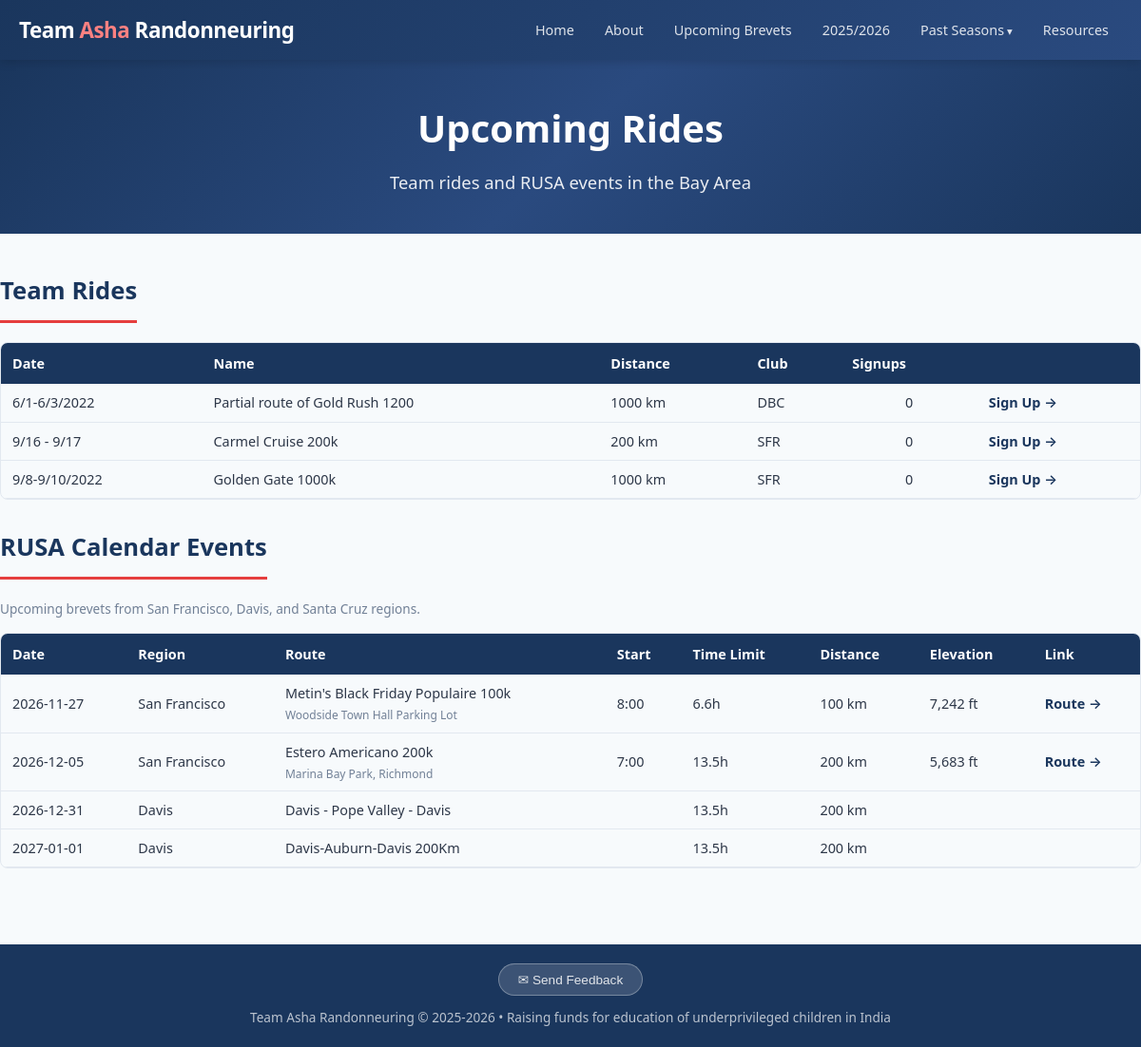
The page /upcoming on the database as committed earlier.
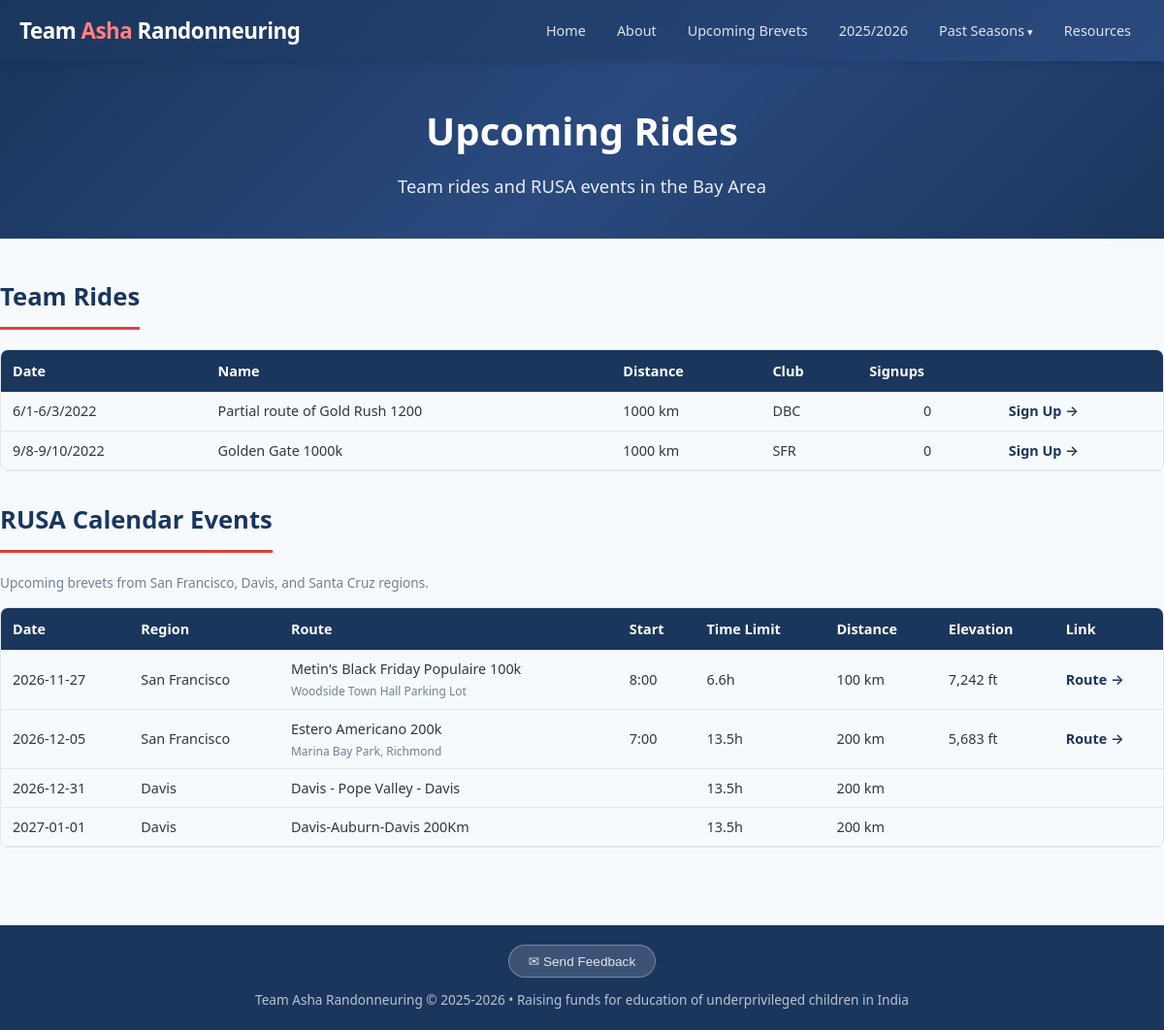
The same page on the database as committed later.
### tables this page shows
CREATE TABLE season (
        id INTEGER PRIMARY KEY AUTOINCREMENT,
        name TEXT UNIQUE NOT NULL,
        start_date DATE,
        end_date DATE,
        is_current BOOLEAN DEFAULT 0
    );

CREATE TABLE ride (
        id INTEGER PRIMARY KEY AUTOINCREMENT,
        season_id INTEGER NOT NULL REFERENCES season(id),
        club_id INTEGER REFERENCES club(id),
        name TEXT NOT NULL,
        ride_type TEXT,  -- 'ACP brevet', 'RUSA populaire', 'ACP flèche', 'permanent'
        date DATE NOT NULL,
        distance_km INTEGER NOT NULL,
        elevation_ft INTEGER,
        distance_miles REAL,
        ft_per_mile REAL,
        rwgps_url TEXT,
        rusa_event_id TEXT,
        is_team_ride BOOLEAN DEFAULT 1
    );

CREATE TABLE club (
        id INTEGER PRIMARY KEY AUTOINCREMENT,
        code TEXT UNIQUE NOT NULL,
        name TEXT NOT NULL,
        region TEXT NOT NULL
    );

CREATE TABLE upcoming_rusa_event (
        id INTEGER PRIMARY KEY AUTOINCREMENT,
        region TEXT NOT NULL,
        ride_type TEXT,
        date DATE NOT NULL,
        distance_km INTEGER NOT NULL,
        climbing TEXT,
        route_name TEXT
    , rwgps_url TEXT, distance_miles REAL, elevation_ft INTEGER, start_location TEXT, start_time TEXT, time_limit_hours REAL);

### routes/main.py (the view)
@main_bp.route('/upcoming')
def upcoming():
    rides = get_upcoming_rides()
    rusa_events = get_upcoming_rusa_events()
    return render_template('upcoming.html', rides=rides, rusa_events=rusa_events)

### app.py (called while the page is built)
def create_app():
    app = Flask(__name__)
    app.config.from_object(Config)
    db.init_app(app)
    from routes.main import main_bp
    from routes.riders import riders_bp
    from routes.signup import signup_bp
    from routes.admin import admin_bp
    app.register_blueprint(main_bp)
    app.register_blueprint(riders_bp)
    app.register_blueprint(signup_bp, url_prefix='/signup')
    app.register_blueprint(admin_bp, url_prefix='/admin')
    @app.template_filter('commafy')
    def commafy_filter(value):
        try:
            return f"{int(value):,}"
        except (ValueError, TypeError):
            return value
    @app.context_processor
    def inject_helpers():
        from models import get_all_seasons, get_current_season
        return dict(
            seasons=get_all_seasons(),
            current_season=get_current_season(),
        )
    return app

### db.py (called while the page is built)
def get_db():
    if 'db' not in g:
        g.db = sqlite3.connect(current_app.config['DB_PATH'])
        g.db.row_factory = sqlite3.Row
        g.db.execute("PRAGMA foreign_keys = ON")
    return g.db

### models.py (called while the page is built)
def get_all_seasons():
    return get_db().execute("SELECT * FROM season ORDER BY start_date DESC").fetchall()

def get_current_season():
    return get_db().execute("SELECT * FROM season WHERE is_current = 1").fetchone()

def get_upcoming_rides():
    today = date.today().isoformat()
    return get_db().execute("""
        SELECT ri.*, c.code as club_code,
               (SELECT COUNT(*) FROM rider_ride_signup rrs WHERE rrs.ride_id = ri.id) as signup_count
        FROM ride ri LEFT JOIN club c ON ri.club_id = c.id
        WHERE ri.date >= ? AND ri.is_team_ride = 1
        ORDER BY ri.date
    """, (today,)).fetchall()

def get_upcoming_rusa_events():
    today = date.today().isoformat()
    events = get_db().execute("""
        SELECT * FROM upcoming_rusa_event
        WHERE date >= ?
        ORDER BY date
    """, (today,)).fetchall()
    events_with_defaults = []
    for event in events:
        event_dict = dict(event)
        if not event_dict.get('time_limit_hours') and event_dict.get('distance_km'):
            event_dict['time_limit_hours'] = get_default_time_limit(event_dict['distance_km'])
        events_with_defaults.append(event_dict)
    return events_with_defaults

### templates/upcoming.html (shortened to what this page needs)
{% extends "base.html" %}
{% block content %}
<div class="hero" style="padding:40px 20px;">
<h1>Upcoming Rides</h1>
<p>Team rides and RUSA events in the Bay Area</p>
</div>
<div class="container section">
{% if rides %}
<h2>Team Rides</h2>
<div class="table-wrap">
<table>
<thead><tr><th>Date</th><th>Name</th><th>Distance</th><th>Club</th><th>Signups</th><th></th></tr></thead>
<tbody>
{% for r in rides %}
<tr>
<td>{{ r.date }}</td>
<td>{{ r.name }}</td>
<td>{{ r.distance_km }} km</td>
<td>{{ r.club_code or '' }}</td>
<td style="text-align:center;">{{ r.signup_count }}</td>
<td><a href="{{ url_for('signup.ride_signup', ride_id=r.id) }}" class="rider-link">Sign Up &rarr;</a></td>
</tr>
{% endfor %}
</tbody>
</table>
</div>
{% endif %}
{% if rusa_events %}
<h2 style="margin-top:30px;">RUSA Calendar Events</h2>
<p style="font-size:0.85rem;color:var(--text-light);margin-bottom:15px;">Upcoming brevets from San Francisco, Davis, and Santa Cruz regions.</p>
<div class="table-wrap">
<table>
<thead><tr><th>Date</th><th>Region</th><th>Route</th><th>Start</th><th>Time Limit</th><th>Distance</th><th>Elevation</th><th>Link</th></tr></thead>
<tbody>
{% for e in rusa_events %}
<tr>
<td>{{ e.date }}</td>
<td>{{ e.region }}</td>
<td>
  <div>{{ e.route_name }}</div>
  {% if e.start_location %}
  <div style="font-size:0.75rem;color:var(--text-light);margin-top:2px;">{{ e.start_location }}</div>
  {% endif %}
</td>
<td>{{ e.start_time or '' }}</td>
<td>{{ e.time_limit_hours|string + 'h' if e.time_limit_hours else '' }}</td>
<td>
  {% if e.distance_miles %}
    {{ "%.1f"|format(e.distance_miles) }} mi
  {% else %}
    {{ e.distance_km }} km
  {% endif %}
</td>
<td>
  {% if e.elevation_ft %}
    {{ "{:,}".format(e.elevation_ft) }} ft
  {% else %}
    {{ e.climbing or '' }}
  {% endif %}
</td>
<td>
  {% if e.rwgps_url %}
    <a href="{{ e.rwgps_url }}" target="_blank" class="rider-link">
      {% if 'Fleche' in e.route_name or (e.rwgps_url and ('fleche' in e.rwgps_url.lower() or 'sfrandonneurs.org/fleche' in e.rwgps_url.lower())) %}
        Event &rarr;
      {% else %}
        Route &rarr;
      {% endif %}
    </a>
  {% endif %}
</td>
</tr>
{% endfor %}
</tbody>
</table>
</div>
{% endif %}
</div>
{% endblock %}

### templates/base.html (shortened to what this page needs)
<!DOCTYPE html>
<html lang="en">
<head>
<link rel="stylesheet" href="{{ url_for('static', filename='style.css') }}">
</head>
<body>
<header>
<div class="header-inner">
<div class="logo"><a href="{{ url_for('main.index') }}">Team <span>Asha</span> Randonneuring</a></div>
<nav>
    <a href="{{ url_for('main.index') }}" {% if request.endpoint == 'main.index' %}class="active"{% endif %}>Home</a>
    <a href="{{ url_for('main.about') }}" {% if request.endpoint == 'main.about' %}class="active"{% endif %}>About</a>
    {% if current_season %}
    <a href="{{ url_for('riders.upcoming_brevets', season_name=current_season.name) }}" {% if request.endpoint == 'riders.upcoming_brevets' %}class="active"{% endif %}>Upcoming Brevets</a>
    {% endif %}
    {% for s in seasons %}
    {% if s.is_current %}
    {% set is_active = request.view_args.get('season_name') == s.name and request.endpoint == 'riders.season_riders' %}
    <a href="{{ url_for('riders.season_riders', season_name=s.name) }}" {% if is_active %}class="active"{% endif %}>{{ s.name[:4] }}/{{ s.name[5:] }}</a>
    {% endif %}
    {% endfor %}
    <div class="nav-dropdown">
        <a>Past Seasons</a>
    </div>
    <a href="{{ url_for('main.resources') }}" {% if request.endpoint == 'main.resources' %}class="active"{% endif %}>Resources</a>
</nav>
</div>
</header>
{% block content %}{% endblock %}
<footer>
<div class="container">
<div style="margin-bottom:12px;">
<button class="feedback-btn" onclick="document.getElementById('feedback-modal').style.display='flex'">&#x2709; Send Feedback</button>
</div>
Team Asha Randonneuring &copy; 2025-2026 &bull; Raising funds for education of underprivileged children in India
</div>
</footer>
</body>
</html>

### static/style.css (style rules this page uses)
:root { --primary: #1a365d; --accent: #e53e3e; --accent-light: #fc8181; --bg: #f7fafc; --card-bg: #ffffff; --text: #2d3748; --text-light: #718096; --border: #e2e8f0; --success: #38a169; --warning: #d69e2e; --danger: #e53e3e; }
* { margin: 0; padding: 0; box-sizing: border-box; }
body { font-family: 'Segoe UI', system-ui, -apple-system, sans-serif; background: var(--bg); color: var(--text); line-height: 1.6; }
.container { max-width: 1200px; margin: 0 auto; padding: 0 20px; }
header { background: linear-gradient(135deg, var(--primary) 0%, #2a4a7f 100%); color: white; padding: 0; position: sticky; top: 0; z-index: 100; box-shadow: 0 2px 10px rgba(0,0,0,0.15); }
.header-inner { display: flex; align-items: center; justify-content: space-between; padding: 12px 20px; max-width: 1200px; margin: 0 auto; }
.logo { font-size: 1.4rem; font-weight: 700; letter-spacing: -0.5px; }
.logo span { color: var(--accent-light); }
.logo a { color: inherit; text-decoration: none; }
nav { display: flex; gap: 4px; flex-wrap: wrap; }
nav a { color: rgba(255,255,255,0.85); text-decoration: none; padding: 8px 14px; border-radius: 6px; font-size: 0.9rem; font-weight: 500; transition: all 0.2s; }
.hero { background: linear-gradient(135deg, var(--primary) 0%, #2a4a7f 50%, #1a365d 100%); color: white; padding: 60px 20px; text-align: center; }
.hero h1 { font-size: 2.5rem; margin-bottom: 10px; font-weight: 800; }
.hero p { font-size: 1.15rem; opacity: 0.9; max-width: 700px; margin: 0 auto; }
.section { padding: 40px 0; }
.section h2 { font-size: 1.6rem; margin-bottom: 20px; color: var(--primary); padding-bottom: 10px; border-bottom: 3px solid var(--accent); display: inline-block; }
table { width: 100%; border-collapse: collapse; font-size: 0.9rem; }
th { background: var(--primary); color: white; padding: 10px 12px; text-align: left; font-weight: 600; white-space: nowrap; position: sticky; top: 0; }
td { padding: 8px 12px; border-bottom: 1px solid var(--border); }
.rider-link { color: var(--primary); text-decoration: none; font-weight: 600; }
.table-wrap { overflow-x: auto; border-radius: 8px; border: 1px solid var(--border); }
.table-wrap table { margin: 0; }
footer { background: var(--primary); color: rgba(255,255,255,0.7); text-align: center; padding: 20px; margin-top: 40px; font-size: 0.85rem; }
.nav-dropdown { position: relative; display: inline-block; }
.nav-dropdown > a { color: rgba(255,255,255,0.85); text-decoration: none; padding: 8px 14px; border-radius: 6px; font-size: 0.9rem; font-weight: 500; transition: all 0.2s; display: inline-block; cursor: pointer; }
.nav-dropdown > a::after { content: ' ▾'; font-size: 0.8em; }
.nav-dropdown::after { content: ''; position: absolute; top: 100%; left: 0; width: 100%; height: 10px; }
.feedback-btn { display: inline-block; padding: 8px 20px; background: rgba(255,255,255,0.15); color: rgba(255,255,255,0.85); border: 1px solid rgba(255,255,255,0.3); border-radius: 20px; font-size: 0.85rem; font-weight: 500; cursor: pointer; transition: all 0.2s; }

Rows that differ between the two databases and show on the page:
no longer on this page (row edited): ride: date "9/16 - 9/17", name "Carmel Cruise 200k", distance_km "200", code "SFR", signup_count "0"
